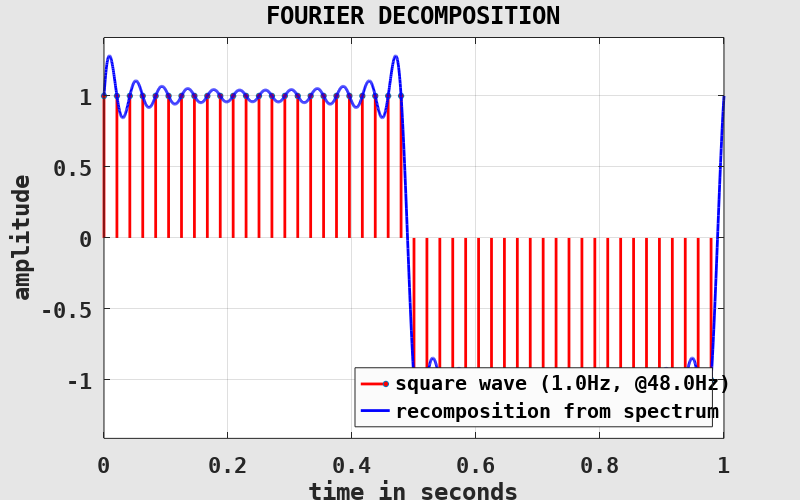
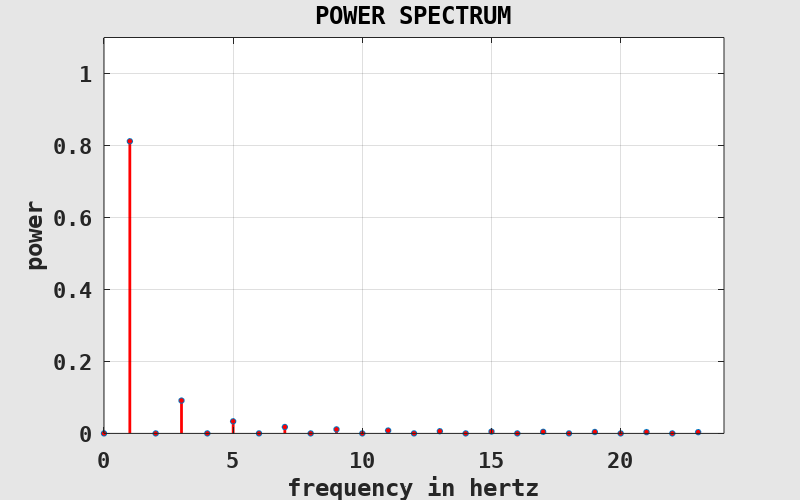

MATLAB code for these plots, in order:
clearvars( '-except', '-regexp', '^fig\d*$' );

	% -----------------------------------------------------------------------
	% a discrete test signal (square wave with frequency f and length L)
	% -----------------------------------------------------------------------
f = 1;
L = 1; % length in seconds, EXERCISE!

fS = 48; % sampling rate, EXERCISE!
N = floor( L * fS );

ti = (0:N-1) / fS; % quantized time values
xi = 2*(2*floor( f * ti ) - floor( 2*f * ti ) + 1) - 1; % quantized square wave
%xi = 2*(ti/f - floor( 1/2 + ti/f )); % sawtooth wave
%xi = 2*abs( 2*(ti/f - floor( 1/2 + ti/f )) ) - 1; % triangle wave

	% -----------------------------------------------------------------------
	% apply a phase shift to test signal
	% -----------------------------------------------------------------------
phase = 0; % phase shift in degrees, EXERCISE!
xi = circshift( xi, [0, round( f*fS*phase/360 )] );

	% -----------------------------------------------------------------------
	% Fourier transform the test signal
	% -----------------------------------------------------------------------
fNy = fS / 2; % Nyquist frequency

Xk = fft( xi ) / N; % complex Fourier coefficients

fk = (0:N-1) / N * fS; % frequency values
fk(fk >= fNy) = fk(fk >= fNy) - fS; % imply negative frequencies

	% -----------------------------------------------------------------------
	% compute the power spectral density (aka power spectrum)
	% -----------------------------------------------------------------------
Pk = abs( Xk ) .^ 2;

Pk(fk < 0) = []; % remove negative frequency components
Xk(fk < 0) = [];
fk(fk < 0) = [];

Pk(2:end) = 2 * Pk(2:end); % rescale to match total power
Xk(2:end) = sqrt( 2 ) * Xk(2:end);

	% -----------------------------------------------------------------------
	% re-composite signal from spectrum
	% THIS PART IS NOT IMPORTANT FOR FOLLOWING THE LECTURE!
	% -----------------------------------------------------------------------
dt = 1 / 2000; % temporal resolution
t = linspace( 0, L, L / dt );

xr = Xk(1) * ones( 1, numel( t ) );
for j = 2:numel( Xk )
	%xr = xr + sqrt( 2 ) * sqrt( Pk(j) ) * sin( 2*pi*fk(j) * t ); % reconstruction from powers
	xr = xr + sqrt( 2 ) * (Xk(j) * exp( 2*pi*i*fk(j) * t ) ); % reconstruction from Fourier coefficients
end
xr = real( xr );

	% -----------------------------------------------------------------------
	% plot Fourier decomposition
	% THIS PART IS NOT IMPORTANT FOR FOLLOWING THE LECTURE!
	% -----------------------------------------------------------------------
if exist( 'fig1', 'var' ) ~= 1 || ~ishandle( fig1 ) % prepare figure window
	fig1 = figure( ...
		'Color', [0.9, 0.9, 0.9], 'InvertHardcopy', 'off', ...
		'PaperPosition', [0, 0, 8, 5], ...
		'defaultAxesFontName', 'DejaVu Sans Mono', 'defaultAxesFontSize', 16, 'defaultAxesFontWeight', 'bold', ...
		'defaultAxesNextPlot', 'add', ...
		'defaultAxesBox', 'on', 'defaultAxesLayer', 'top', ...
		'defaultAxesXGrid', 'on', 'defaultAxesYGrid', 'on' );
end

figure( fig1 ); % set and clear current figure
clf( fig1 );

set( fig1, 'Name', 'FOURIER DECOMPOSITION' ); % set labels
title( get( fig1, 'Name' ) );

xlabel( 'time in seconds' );
ylabel( 'amplitude' );

xlim( [0, L] ); % set axes
ylim( [-1, 1] * max( abs( cat( 2, xi, xr ) ) ) * 1.1 );

stem( ti, xi, ... % plot discrete signal
	'Color', 'red', 'LineWidth', 2, 'MarkerSize', 4, 'MarkerFaceColor', 'red', ...
	'ShowBaseLine', 'off' );

plot( t, xr, ... % plot recomposed signal
	'Color', 'blue', 'LineWidth', 2 );

h = legend( {sprintf( 'square wave (%.1fHz, @%.1fHz)', f, fS ), 'recomposition from spectrum'}, ...
	'Location', 'southeast' );
set( h, 'Color', [0.9825, 0.9825, 0.9825] );

	% -----------------------------------------------------------------------
	% plot power spectrum
	% THIS PART IS NOT IMPORTANT FOR FOLLOWING THE LECTURE!
	% -----------------------------------------------------------------------
if exist( 'fig2', 'var' ) ~= 1 || ~ishandle( fig2 ) % prepare figure window
	fig2 = figure( ...
		'Color', [0.9, 0.9, 0.9], 'InvertHardcopy', 'off', ...
		'PaperPosition', [0, 0, 8, 5], ...
		'defaultAxesFontName', 'DejaVu Sans Mono', 'defaultAxesFontSize', 16, 'defaultAxesFontWeight', 'bold', ...
		'defaultAxesNextPlot', 'add', ...
		'defaultAxesBox', 'on', 'defaultAxesLayer', 'top', ...
		'defaultAxesXGrid', 'on', 'defaultAxesYGrid', 'on' );
end

figure( fig2 ); % set and clear current figure
clf( fig2 );

set( fig2, 'Name', 'POWER SPECTRUM' ); % set labels
title( get( fig2, 'Name' ) );

xlabel( 'frequency in hertz' );
ylabel( 'power' );

xlim( [0, fNy] ); % set axes
ylim( [0, 1] * 1.1 );

stem( fk, Pk, ... % plot power spectrum
	'Color', 'red', 'LineWidth', 2, 'MarkerSize', 4, 'MarkerFaceColor', 'red', ...
	'ShowBaseLine', 'off' );

	% -----------------------------------------------------------------------
	% write plot images
	% THIS PART IS NOT IMPORTANT FOR FOLLOWING THE LECTURE!
	% -----------------------------------------------------------------------
print( fig1, 'fdomain_decomp', '-depsc2', '-loose' );
print( fig2, 'fdomain_powspec', '-depsc2', '-loose' );
